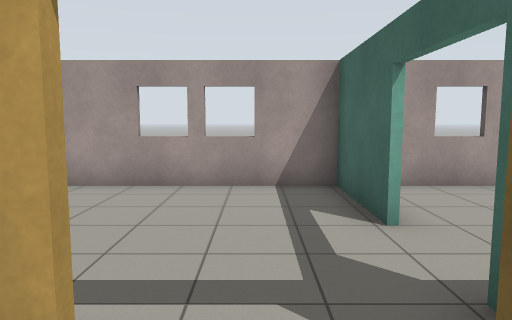
View 1 (above)

16 first-person views from a walk through a world built for the Gazebo simulator. The camera is 1.3 m above the floor, tilts 6° down and sees 70° across. The floor is counted in squares, 1 m on a side. Each view is taken from the middle of a square. On the plan, view 1 faces up. The plan holds only what a view shows up to about 15 squares ahead; the rest is blank. Robots are left out. Simple patterns stand in for the simulator's built-in surfaces.

View 2
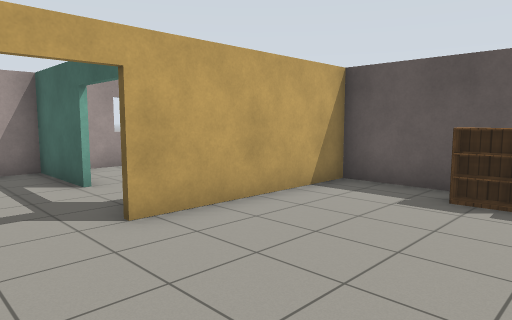

View 3
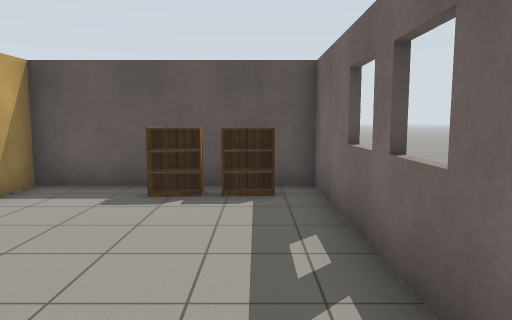

View 4
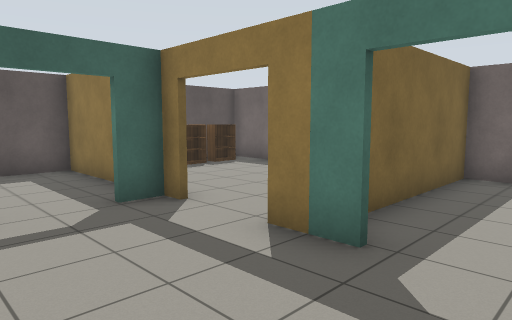

View 5
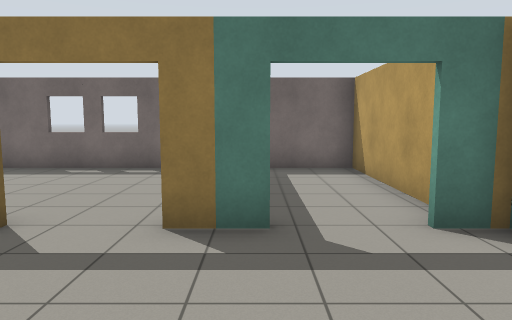

View 6
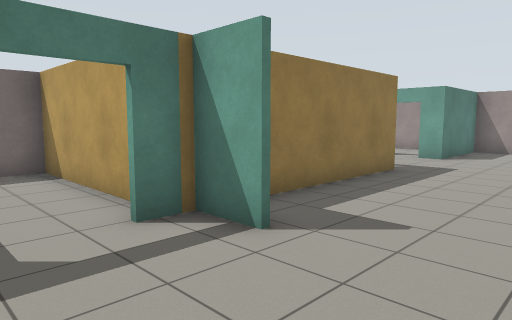

View 7
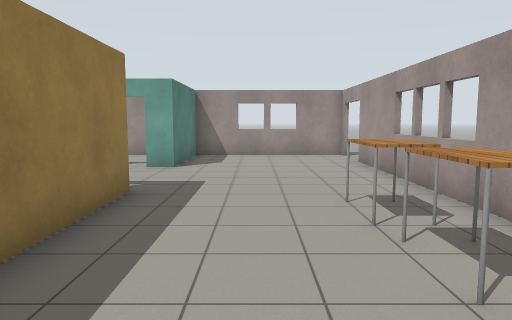

View 8
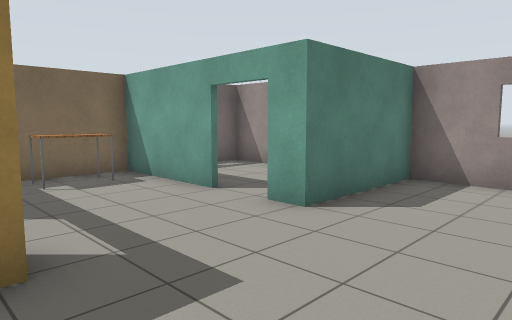

View 9
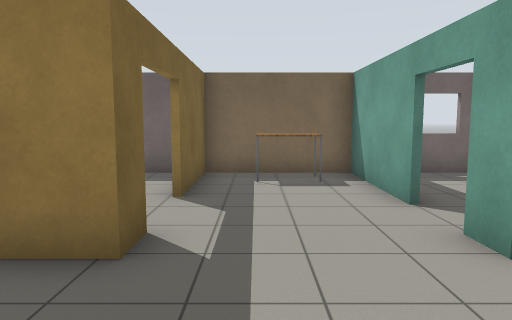

View 10
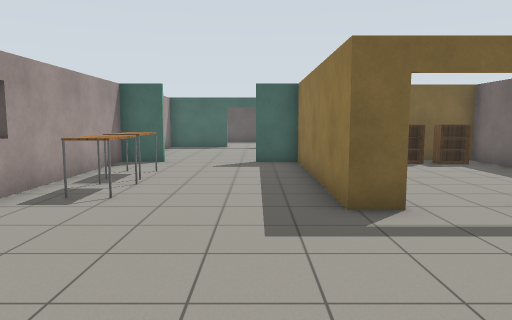

View 11
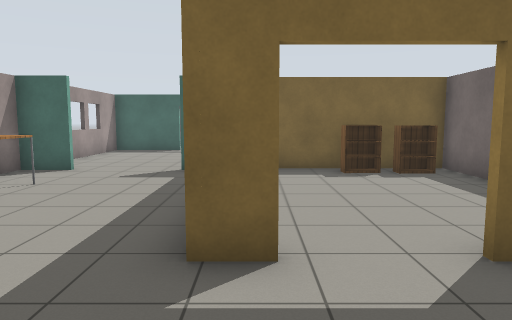

View 12
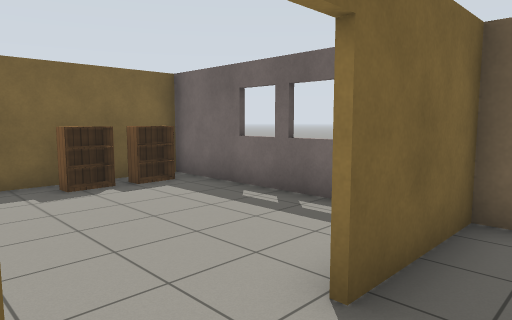

View 13
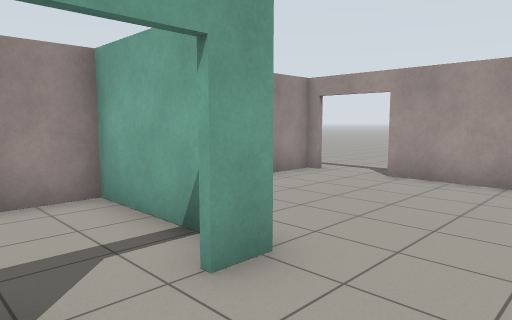

View 14
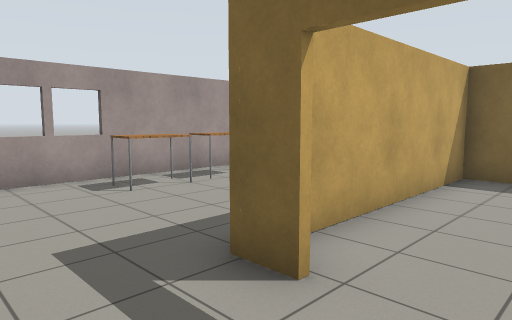

View 15
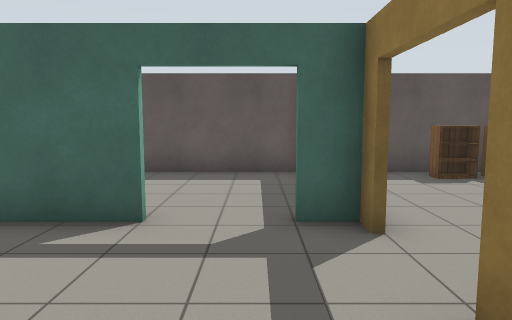

View 16
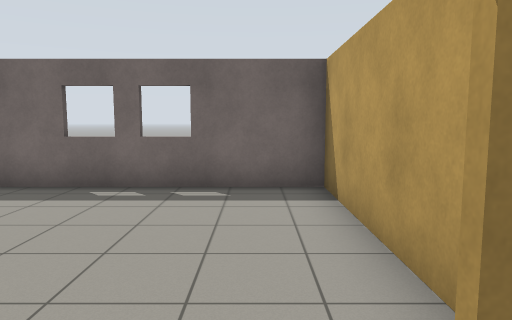

### Floor plan
Ten units are one square. View 1 is at (0, 0); x grows to the right and y downward. Boxes are objects, and circles mark ways between rooms. Rooms are numbered by the first view taken in them; rooms with no view inside come last. Other rooms are left out.
<svg viewBox="-199 -78 267 125">
<path fill="none" stroke="#000" d="M-14 -6 -14 42 63 42M63 25 63 -15 11 -15M-23 -16 -8 -16M16 -44 16 -73 -39 -73M-51 -30 -51 -15M-51 -16 -41 -16M11 -16 16 -16M-117 -7 -117 -16 -52 -16 -52 -30M-154 6 -154 42 -117 42 -117 11M-52 -59 -52 -73 -170 -73M-194 -16 -154 -16 -154 -8M-193 -73 -193 -19M-109 42 -50 42M-51 -15 -106 -15M-49 42 -49 -15M50 -73 27 -73M36 -16 63 -16 63 -59M-193 28 -193 42 -171 42M-164 -15 -194 -15M-193 -19 -193 10M-47 -4 -47 42M-50 42 -15 42 -15 -3"/>
<rect x="45" y="5" width="10" height="10" fill="#bbb"><title>bookshelf</title></rect>
<rect x="-145" y="25" width="20" height="10" fill="#bbb"><title>table</title></rect>
<rect x="-115" y="-65" width="20" height="10" fill="#bbb"><title>table</title></rect>
<rect x="-95" y="-65" width="20" height="10" fill="#bbb"><title>table</title></rect>
<rect x="-65" y="25" width="10" height="10" fill="#bbb"><title>bookshelf</title></rect>
<rect x="-65" y="15" width="10" height="10" fill="#bbb"><title>bookshelf</title></rect>
<circle cx="3" cy="-17" r="3" fill="#2a7"/>
<circle cx="-50" cy="-45" r="3" fill="#2a7"/>
<circle cx="20" cy="-35" r="3" fill="#2a7"/>
<circle cx="-33" cy="-17" r="3" fill="#2a7"/>
<circle cx="-120" cy="5" r="3" fill="#2a7"/>
<circle cx="-155" cy="0" r="3" fill="#2a7"/>
<text x="20" y="10">1</text>
<text x="-20" y="-50">2</text>
<text x="-120" y="-30">3</text>
<text x="-90" y="10">4</text>
<text x="40" y="-50">5</text>
<text x="-180" y="10">6</text>
<text x="-40" y="10">7</text>
</svg>
Room 1 opens to room 2. Room 2 opens to room 3. Room 2 opens to room 5. Room 2 opens to room 7. Room 3 opens to room 4. Room 3 opens to room 6.

Where each view was taken, in squares from view 1:
view 1: 0 up, 0 right, facing up
view 2: 3 down, 1 left, facing up-right
view 3: 3 down, 1 left, facing right
view 4: 5 up, 4 left, facing down-right
view 5: 6 up, 2 left, facing down
view 6: 6 up, 2 left, facing down-left
view 7: 4 up, 5 left, facing left
view 8: 5 up, 11 left, facing down-left
view 9: 5 up, 13 left, facing down
view 10: 3 up, 17 left, facing right
view 11: 1 up, 15 left, facing right
view 12: 1 up, 13 left, facing down-right
view 13: 1 down, 13 left, facing up-left
view 14: 1 down, 14 left, facing up-right
view 15: 3 up, 3 left, facing right
view 16: 3 up, 0 right, facing down
